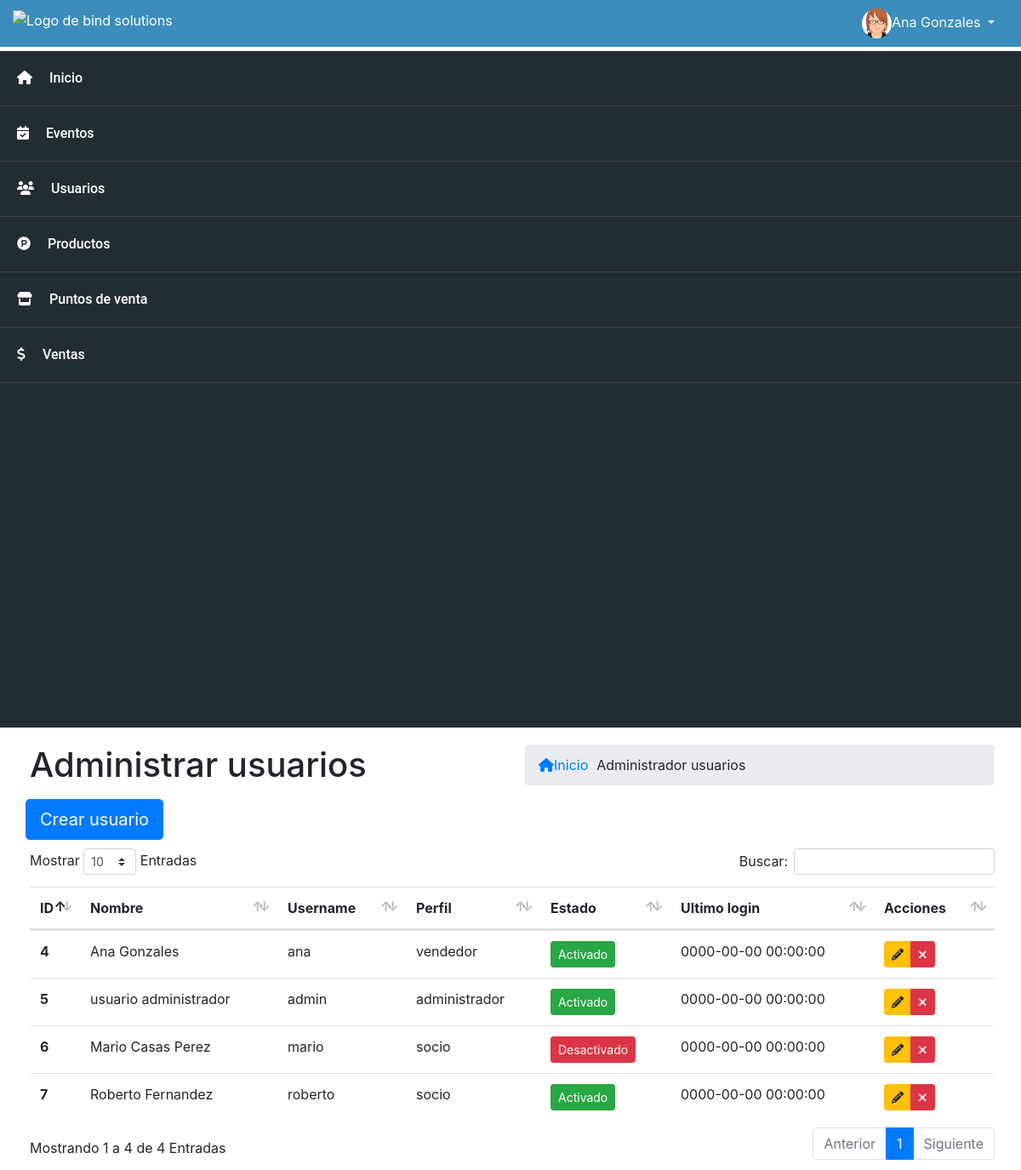
The page /usuarios (signed in) on the database its author committed.
### tables this page shows
CREATE TABLE `usuarios` (
  `id` int(11) NOT NULL,
  `nombre` varchar(255) NOT NULL,
  `username` varchar(255) NOT NULL,
  `password` varchar(255) NOT NULL,
  `tipo` varchar(50) NOT NULL,
  `estado` tinyint(4) NOT NULL DEFAULT 1,
  `foto` text NOT NULL,
  `fecha` timestamp NOT NULL DEFAULT current_timestamp() ON UPDATE current_timestamp(),
  `ultimo_login` datetime NOT NULL
);

### controllers/template.controller.php (called while the page is built)
<?php
class ControllerTemplate
{
    static public function ctrTemplate() {
        include "views/template.php";
    }
}

### index.php (called while the page is built, shortened)
<?php
require_once "controllers/template.controller.php";
require_once "controllers/usuarios.controller.php";
require_once "models/usuarios.model.php";
$template = new ControllerTemplate();
$template->ctrTemplate();

### controllers/usuarios.controller.php (called while the page is built, shortened)
<?php
class ControllerUsuarios
{
    static public function ctrMostrarUsuario($item, $valor) {
        $tabla = 'usuarios';
        $respuesta = ModelUsuarios::mdlMostrarUsuarios($tabla, $item, $valor);
        return $respuesta;
    }
}

### models/conexion.php (called while the page is built)
<?php
class Conexion
{
    static public function conectar()
    {
        $link = new PDO("mysql:host=localhost;dbname=pos", "root", "");
        $link->exec("set names utf-8");
        return $link;
    }
}

### models/usuarios.model.php (called while the page is built, shortened)
<?php
require_once "conexion.php";
class ModelUsuarios
{
    static public function mdlMostrarUsuarios($tabla, $item, $valor) {
        if ($item != null) {
            $stmt = Conexion::conectar()->prepare("SELECT * FROM $tabla WHERE $item = :$item");
            $stmt -> bindParam(":".$item, $valor, PDO::PARAM_STR);
            $stmt -> execute();
            return $stmt->fetch();
        } else {
            $stmt = Conexion::conectar()->prepare("SELECT * FROM $tabla");
            $stmt -> execute();
            return $stmt->fetchAll();
        }
    }
}

### views/modules/usuarios.php (the view, shortened to what this page needs)
<main class="main col">
    <div class="row">
        <div class="col">
            <h1>Administrar usuarios</h1>
        </div>
        <div class="col">
            <ul class="breadcrumb">
                <li style="margin-right: 10px;"><a href="inicio"><i class="fas fa-home"></i>Inicio</a></li>
                <li>Administrador usuarios</li>
            </ul>
        </div>
    </div>
    <div class="row action-buttons">
        <button type="button" class="btn btn-primary btn-lg" data-toggle="modal" data-target="#modalAgregarUsuario">Crear usuario</button>
    </div>
    <table class="table dt-responsive table-hover tablas-pos">
        <thead>
            <tr>
                <th scope="col" style="width: 10px;">ID</th>
                <th scope="col">Nombre</th>
                <th scope="col">Username</th>
                <th scope="col">Perfil</th>
                <th scope="col">Estado</th>
                <th scope="col">Ultimo login</th>
                <th scope="col">Acciones</th>
            </tr>
        </thead>
        <tbody>
            <?php
            $item = null;
            $valor = null;
            $usuarios = ControllerUsuarios::ctrMostrarUsuario($item, $valor);
            foreach ($usuarios as $key => $value) {
            ?>
                <tr>
                    <th scope="row"><?php echo $value['id']; ?></th>
                    <td><?php echo $value['nombre']; ?></td>
                    <td><?php echo $value['username']; ?></td>
                    <td><?php echo $value['tipo']; ?></td>
                    <?php
                        if ($value['estado'] != 0) {
                            echo '<td><button class="btn btn-success btn-sm btnActivar" idUsuario='.$value["id"].' estadoUsuario="0">Activado</button></td>';
                        } else {
                            echo '<td><button class="btn btn-danger btn-sm btnActivar" idUsuario='.$value["id"].' estadoUsuario="1">Desactivado</button></td>';
                        }
                    ?>
                    <td><?php echo $value['ultimo_login']; ?></td>
                    <td>
                        <div class="btn-group">
                            <button class="btn btn-warning btn-sm btnEditarUsuario" idUsuario="<?php echo $value['id']; ?>" data-toggle="modal" data-target="#modalEditarUsuario"><i class="fas fa-pencil-alt"></i></button>
                            <button class="btn btn-danger btn-sm"><i class="fas fa-times"></i></button>
                        </div>
                    </td>
                </tr>
            <?php } ?>
        </tbody>
    </table>
</main>

### assets/css/style.css (style rules this page uses)
body { background-color: #f1f1f1; }
.main { padding-top: 10px; margin: 10px 20px; background-color: #fff; }
.main .action-buttons { margin-bottom: 10px; padding: 0 10px; }

### rows shown on the page
usuarios: id "4", nombre "Ana Gonzales", username "ana", tipo "vendedor", ultimo_login "0000-00-00 00:00:00"
usuarios: id "5", nombre "usuario administrador", username "admin", tipo "administrador", ultimo_login "0000-00-00 00:00:00"
usuarios: id "6", nombre "Mario Casas Perez", username "mario", tipo "socio", ultimo_login "0000-00-00 00:00:00"
usuarios: id "7", nombre "Roberto Fernandez", username "roberto", tipo "socio", ultimo_login "0000-00-00 00:00:00"

### other values the page prints
$_SESSION['nombre'] "Ana Gonzales"
